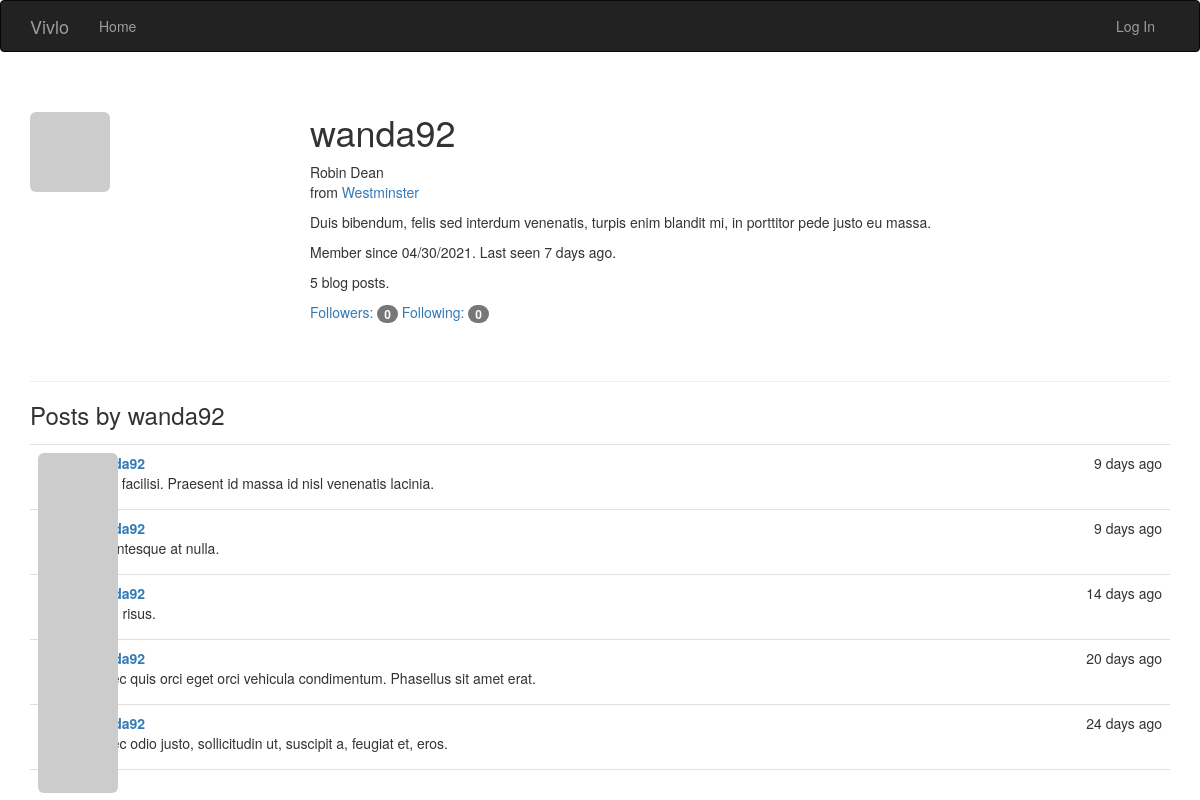
Screenshot of /user/wanda92 with the database file from the repository.
### app/models.py (models this page shows, shortened)
class User(UserMixin, db.Model):
    __tablename__ = 'users'
    id = db.Column(db.Integer, primary_key=True)
    email = db.Column(db.String(64), unique=True, index=True)
    username = db.Column(db.String(64), unique=True, index=True)
    role_id = db.Column(db.Integer, db.ForeignKey('roles.id'))
    password_hash = db.Column(db.String(128))
    confirmed = db.Column(db.Boolean, default=False)
    avatar_hash = db.Column(db.String(32))
    name = db.Column(db.String(64))
    location = db.Column(db.String(64))
    about_me = db.Column(db.Text())
    member_since = db.Column(db.DateTime(), default=datetime.utcnow())
    last_seen = db.Column(db.DateTime(), default=datetime.utcnow())
    posts = db.relationship('Post', backref='author', lazy='dynamic')
    followed = db.relationship('Follow',
                               foreign_keys=[Follow.follower_id],
                               backref=db.backref('follower', lazy='joined'),
                               lazy='dynamic',
                               cascade='all, delete-orphan')
    followers = db.relationship('Follow',
                                foreign_keys=[Follow.followed_id],
                                backref=db.backref('followed', lazy='joined'),
                                lazy='dynamic',
                                cascade='all, delete-orphan')
    def gravatar(self, size=100, default='retro', rating='g'):
        if request.is_secure:
            url = 'https://secure.gravatar.com/avatar'
        else:
            url = 'http://www.gravatar.com/avatar'
        hash = hashlib.md5(self.email.encode('utf-8')).hexdigest()
        return '{url}/{hash}?s={size}&d={default}&r={rating}'.format(
            url=url, hash=hash, size=size, default=default, rating=rating)
    @property
    def password(self):
        raise AttributeError('password is not a readable attribute')

class Post(db.Model):
    __tablename__ = 'posts'
    id = db.Column(db.Integer, primary_key=True)
    body = db.Column(db.Text)
    timestamp = db.Column(db.DateTime, index=True, default=datetime.utcnow)
    author_id = db.Column(db.Integer, db.ForeignKey('users.id'))

### app/main/views.py (the view)
@main.route('/user/<username>')
def user(username):
    user = User.query.filter_by(username=username).first_or_404()
    posts = user.posts.order_by(Post.timestamp.desc()).all()
    return render_template('user.html', user=user, posts=posts)

### app/auth/views.py (called while the page is built)
@auth.before_app_request
def before_request():
    if current_user.is_authenticated:
        current_user.ping()
        if not current_user.confirmed \
                and request.endpoint \
                and request.blueprint != 'auth' \
                and request.endpoint != 'static':
            return redirect(url_for('auth.unconfirmed'))

### app/main/__init__.py (called while the page is built)
@main.app_context_processor
def inject_permissions():
    return dict(Permission=Permission)

### app/models.py (called while the page is built)
    def can(self, permissions):
        return False

    def is_administrator(self):
        return False

### app/templates/user.html (shortened to what this page needs)
{% extends "base.html" %}
{% import "_macros.html" as macros %}
{% block page_content %}
<div class="page-header">
    <img class="img-rounded profile-thumbnail" src="{{ user.gravatar(size=256) }}">
    <div class="profile-header">
        <h1>{{ user.username }}</h1>
        {% if user.name or user.location %}
        <p>
            {% if user.name %}{{ user.name }}<br>{% endif %}
            {% if user.location %}
            from <a href="http://maps.google.com/?q={{ user.location }}">{{ user.location }}</a><br>
            {% endif %}
        </p>
        {% endif %}
        {% if user.about_me %}<p>{{ user.about_me }}</p>{% endif %}
        <p>Member since {{ moment(user.member_since).format('L') }}. Last seen {{ moment(user.last_seen).fromNow() }}.
        </p>
        <p>{{ user.posts.count() }} blog posts.</p>
        <p>
            <a href="{{ url_for('.followers', username=user.username) }}">Followers: <span class="badge">{{
                    user.followers.count()-1 }}</span></a>
            <a href="{{ url_for('.followed_by', username=user.username) }}">Following: <span class="badge">{{
                    user.followed.count()-1 }}</span></a>
        </p>
    </div>
</div>
<h3>Posts by {{ user.username }}</h3>
{% include '_posts.html' %}
{% endblock %}

### app/templates/base.html (shortened to what this page needs)
{% extends "bootstrap/base.html" %}
{% block head %}
{{ super() }}
<link rel="stylesheet" type="text/css" href="{{ url_for('static', filename='styles.css') }}">
{% endblock %}
{% block navbar %}
<div class="navbar navbar-inverse" role="navigation">
    <div class="container">
        <div class="navbar-header">
            <a class="navbar-brand" href="{{ url_for('main.about') }}">Vivlo</a>
        </div>
        <div class="navbar-collapse collapse">
            <ul class="nav navbar-nav">
                <li><a href="{{ url_for('main.index') }}">Home</a></li>
            </ul>
            <ul class="nav navbar-nav navbar-right">
                {% if current_user.is_authenticated %}
                <li class="dropdown">
                    <a href="#" class="dropdown-toggle" data-toggle="dropdown">
                        <img src="{{ current_user.gravatar(size=18) }}">
                        Account <b class="caret"></b>
                    </a>
                    <ul class="dropdown-menu">
                        <li><a href="{{ url_for('auth.logout') }}">Log Out</a></li>
                    </ul>
                </li>
                {% else %}
                <li><a href="{{ url_for('auth.login') }}">Log In</a></li>
                {% endif %}
            </ul>
        </div>
    </div>
</div>
{% endblock %}
{% block content %}
<div class="container">
    {% block page_content %}{% endblock %}
</div>
{% endblock %}

### app/templates/_posts.html
<ul class="posts">
    {% for post in posts %}
    <li class="post">
        <div class="post-thumbnail">
            <a href="{{ url_for('.user', username=post.author.username) }}">
                <img class="img-rounded profile-thumbnail" src="{{ post.author.gravatar(size=40) }}">
            </a>
        </div>
        <div class="post-content">
            <div class="post-date">{{ moment(post.timestamp).fromNow() }}</div>
            <div class="post-author"><a href="{{ url_for('.user', username=post.author.username) }}">{{
                    post.author.username }}</a></div>
            <div class="post-body">{{ post.body }}</div>
        </div>
    </li>
    {% endfor %}
</ul>

### app/static/styles.css (style rules this page uses)
.profile-thumbnail { position: absolute; }
.profile-header { min-height: 260px; margin-left: 280px; }
ul.posts { list-style-type: none; padding: 0px; margin: 16px 0px 0px 0px; border-top: 1px solid #e0e0e0; }
ul.posts li.post { padding: 8px; border-bottom: 1px solid #e0e0e0; }
div.post-date { float: right; }
div.post-author { font-weight: bold; }
div.post-thumbnail { position: absolute; }
div.post-content { margin-left: 48px; min-height: 48px; }

### rows the page displays
User: username "wanda92", name "Robin Dean", location "Westminster", about_me "Duis bibendum, felis sed interdum venenatis, turpis enim blandit mi, in porttitor pede justo eu massa.", member_since "04/30/2021", last_seen "7 days ago"
Post: timestamp "9 days ago", body "Nulla facilisi. Praesent id massa id nisl venenatis lacinia."
Post: timestamp "9 days ago", body "Pellentesque at nulla."
Post: timestamp "14 days ago", body "Proin risus."
Post: timestamp "20 days ago", body "Donec quis orci eget orci vehicula condimentum. Phasellus sit amet erat."
Post: timestamp "24 days ago", body "Donec odio justo, sollicitudin ut, suscipit a, feugiat et, eros."

### other values shown
{{ user.posts.count() }} "5"
{{ user.followers.count()-1 }} "0"
{{ user.followed.count()-1 }} "0"
